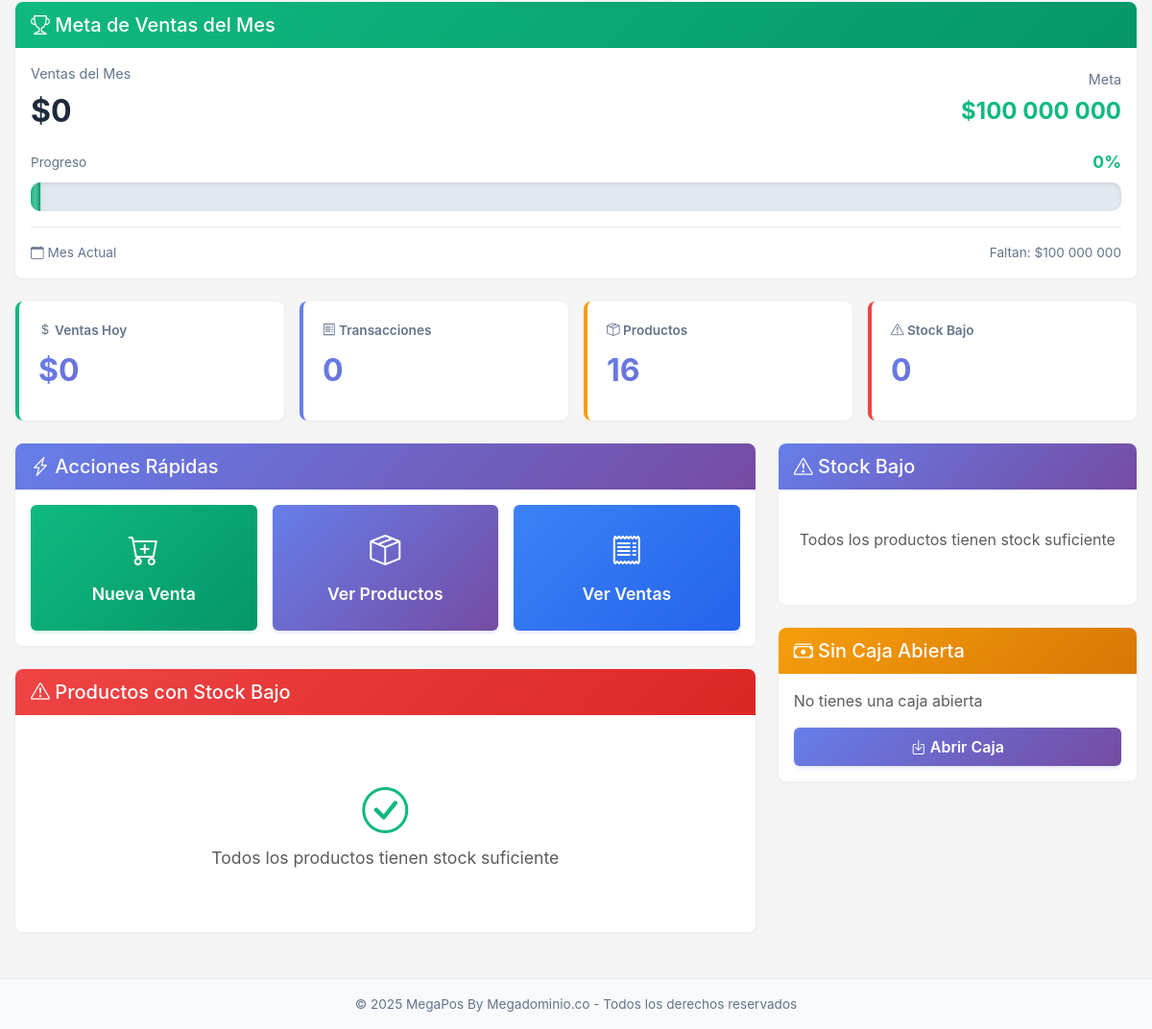
/dashboard/ (signed in, lower part), run on an earlier commit of the app's database.
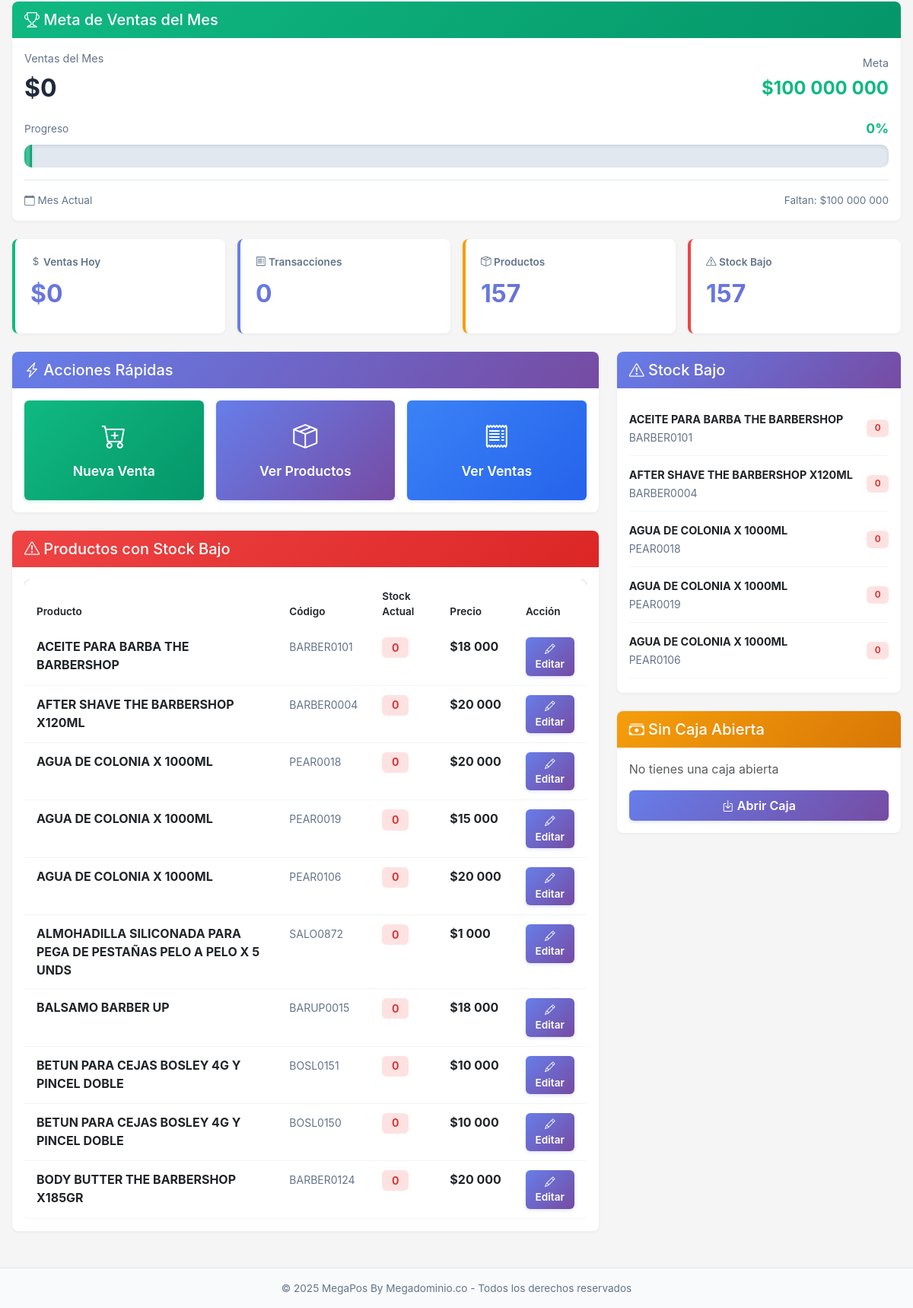
And on a later commit of the database.
### pos/models.py (models this page shows, shortened)
class Producto(models.Model):
    codigo = models.CharField(
        max_length=50,
        verbose_name='Código',
        db_index=True
    )
    codigo_barras = models.CharField(
        max_length=100,
        unique=True,
        null=True,
        blank=True,
        verbose_name='Código de Barras',
        db_index=True
    )
    nombre = models.CharField(
        max_length=200,
        verbose_name='Nombre',
        db_index=True
    )
    atributo = models.CharField(
        max_length=200,
        null=True,
        blank=True,
        verbose_name='Atributo',
        help_text='Atributo adicional del producto (ej: color, tamaño, modelo, etc.)'
    )
    precio = models.IntegerField(
        default=0,
        verbose_name='Precio'
    )
    stock = models.IntegerField(
        default=0,
        verbose_name='Stock'
    )
    activo = models.BooleanField(
        default=True,
        verbose_name='Activo',
        db_index=True
    )
    imagen = models.ImageField(
        upload_to='productos/',
        null=True,
        blank=True,
        verbose_name='Imagen'
    )
    fecha_creacion = models.DateTimeField(auto_now_add=True)
    class Meta:
        verbose_name = 'Producto'
        verbose_name_plural = 'Productos'
        ordering = ['nombre']
        constraints = [
            models.UniqueConstraint(
                fields=['codigo', 'atributo'],
                name='unique_codigo_atributo'
            ),
        ]
        indexes = [
            models.Index(fields=['activo', 'stock']),
            models.Index(fields=['codigo', 'activo']),
            models.Index(fields=['codigo_barras', 'activo']),
        ]

### pos/views.py (the view)
# urls.py: path('dashboard/', views.home_view, name='home'),
@login_required
def home_view(request):
    hoy = timezone.now().date()
    ventas_hoy = Venta.objects.filter(
        fecha__date=hoy,
        completada=True,
        anulada=False
    ).aggregate(
        total=Sum('total'),
        cantidad=Count('id')
    )
    productos_count = Producto.objects.filter(activo=True).count()
    productos_bajo_stock = Producto.objects.filter(activo=True, stock__lt=10).count()
    ultimas_ventas = Venta.objects.filter(
        completada=True
    ).order_by('-fecha')[:10]
    productos_stock_bajo = Producto.objects.filter(
        activo=True,
        stock__lt=10
    ).order_by('stock')[:10]
    caja_principal = Caja.objects.filter(numero=1).first()
    caja_abierta = None
    if caja_principal:
        caja_abierta = CajaUsuario.objects.filter(
            caja=caja_principal,
            fecha_cierre__isnull=True
        ).first()
    registradora_seleccionada = request.session.get('registradora_seleccionada', None)
    from .models import RegistradoraActiva
    registradoras_activas = RegistradoraActiva.objects.select_related('usuario').all()
    registradoras_activas_dict = {
        reg.registradora_id: reg.usuario
        for reg in registradoras_activas
    }
    registradoras = []
    for reg_id in [1, 2, 3]:
        usuario_activo = registradoras_activas_dict.get(reg_id)
        registradoras.append({
            'id': reg_id,
            'nombre': f'Registradora {reg_id}',
            'usuario_activo': usuario_activo,
            'disponible': usuario_activo is None or usuario_activo == request.user
        })
    from datetime import datetime
    inicio_mes = timezone.now().replace(day=1, hour=0, minute=0, second=0, microsecond=0)
    ventas_mes = Venta.objects.filter(
        fecha__gte=inicio_mes,
        completada=True,
        anulada=False
    ).aggregate(total=Sum('total'))
    ventas_totales_mes = ventas_mes['total'] or 0
    meta_ventas = 100000000  # 100 millones
    porcentaje_meta = (ventas_totales_mes / meta_ventas * 100) if meta_ventas > 0 else 0
    porcentaje_meta = min(porcentaje_meta, 100)  # Limitar al 100%
    faltan_para_meta = max(0, meta_ventas - ventas_totales_mes)  # No mostrar negativo
    context = {
        'ventas_hoy': ventas_hoy['total'] or 0,
        'total_ventas_hoy': ventas_hoy['cantidad'] or 0,
        'productos_count': productos_count,
        'productos_bajo_stock': productos_bajo_stock,
        'ultimas_ventas': ultimas_ventas,
        'productos_stock_bajo': productos_stock_bajo,
        'caja_abierta': caja_abierta,
        'registradora_seleccionada': registradora_seleccionada,
        'registradoras': registradoras,
        'ventas_totales_mes': ventas_totales_mes,
        'meta_ventas': meta_ventas,
        'porcentaje_meta': porcentaje_meta,
        'faltan_para_meta': faltan_para_meta,
    }
    return render(request, 'pos/home.html', context)

### pos/context_processors.py (called while the page is built)
def sistema_info(request):
    return {
        'SISTEMA_NOMBRE': 'MegaPos By Megadominio.co',
        'SISTEMA_VERSION': '1.0',
        'DEBUG': settings.DEBUG,
    }

### pos/templates/pos/home.html (shortened to what the changed rows need)
{% extends 'pos/base.html' %}
{% load humanize %}
{% block content %}
<div class="page-container">
    <div class="cards-grid">
        <div class="stat-card warning">
            <div class="stat-card-label">
                <i class="bi bi-box-seam"></i> Productos
            </div>
            <div class="stat-card-value">{{ productos_count|intcomma|default:"0" }}</div>
        </div>
        <div class="stat-card danger">
            <div class="stat-card-label">
                <i class="bi bi-exclamation-triangle"></i> Stock Bajo
            </div>
            <div class="stat-card-value">{{ productos_bajo_stock|intcomma|default:"0" }}</div>
        </div>
    </div>
    <div class="row">
        <div class="col-md-8">
            <div class="card-modern mt-4">
                <div class="card-body">
                    {% if productos_stock_bajo %}
                    <div class="table-responsive">
                        <table class="table-modern table">
                            <thead>
                                <tr>
                                    <th>Producto</th>
                                    <th>Código</th>
                                    <th>Stock Actual</th>
                                    <th>Precio</th>
                                    <th>Acción</th>
                                </tr>
                            </thead>
                            <tbody>
                                {% for producto in productos_stock_bajo %}
                                <tr>
                                    <td><strong>{{ producto.nombre }}</strong></td>
                                    <td><small style="color: #64748b;">{{ producto.codigo|default:"N/A" }}</small></td>
                                    <td>
                                        <span class="badge badge-modern badge-danger-modern" style="font-size: 0.9rem; padding: 0.4rem 0.8rem;">
                                            {{ producto.stock|intcomma }}
                                        </span>
                                    </td>
                                    <td><strong>${{ producto.precio|intcomma }}</strong></td>
                                    <td>
                                        {% if puede_gestionar_productos %}
                                        <a href="{% url 'pos:editar_producto' producto.id %}" class="btn btn-sm btn-primary-pos" style="padding: 0.3rem 0.6rem; font-size: 0.85rem;">
                                            <i class="bi bi-pencil"></i> Editar
                                        </a>
                                        {% else %}
                                        <a href="{% url 'pos:productos' %}" class="btn btn-sm btn-outline-primary" style="padding: 0.3rem 0.6rem; font-size: 0.85rem;">
                                            <i class="bi bi-eye"></i> Ver
                                        </a>
                                        {% endif %}
                                    </td>
                                </tr>
                                {% endfor %}
                            </tbody>
                        </table>
                    </div>
                    {% else %}
                    <div class="text-center py-5">
                        <i class="bi bi-check-circle" style="font-size: 3rem; color: #10b981; margin-bottom: 1rem;"></i>
                        <p class="text-muted" style="font-size: 1.1rem; margin: 0;">Todos los productos tienen stock suficiente</p>
                    </div>
                    {% endif %}
                </div>
            </div>
        </div>
        <div class="col-md-4">
            <div class="card-modern">
                <div class="card-body" style="max-height: 400px; overflow-y: auto;">
                    {% if productos_stock_bajo %}
                    <div class="list-group list-group-flush">
                        {% for producto in productos_stock_bajo %}
                        <div class="list-group-item d-flex justify-content-between align-items-center" style="border: none; border-bottom: 1px solid #f1f5f9; padding: 0.75rem 0;">
                            <div>
                                <strong style="font-size: 0.9rem;">{{ producto.nombre }}</strong><br>
                                <small style="color: #64748b;">{{ producto.codigo }}</small>
                            </div>
                            <span class="badge badge-modern badge-danger-modern">{{ producto.stock|intcomma }}</span>
                        </div>
                        {% endfor %}
                    </div>
                    {% else %}
                    <p class="text-muted text-center py-4">Todos los productos tienen stock suficiente</p>
                    {% endif %}
                </div>
            </div>
        </div>
    </div>
</div>
{% endblock %}

What changed in the data, as far as the page shows it:
added Producto: nombre "ACEITE PARA BARBA THE BARBERSHOP", codigo "BARBER0101", stock "0", precio "18 000"
added Producto: nombre "AFTER SHAVE THE BARBERSHOP X120ML", codigo "BARBER0004", stock "0", precio "20 000"
added Producto: nombre "AGUA DE COLONIA X 1000ML", codigo "PEAR0018", stock "0", precio "20 000"
added Producto: nombre "AGUA DE COLONIA X 1000ML", codigo "PEAR0019", stock "0", precio "15 000"
added Producto: nombre "AGUA DE COLONIA X 1000ML", codigo "PEAR0106", stock "0", precio "20 000"
added Producto: nombre "ALMOHADILLA SILICONADA PARA PEGA DE PESTAÑAS PELO A PELO X 5 UNDS", codigo "SALO0872", stock "0", precio "1 000"
added Producto: nombre "BALSAMO BARBER UP", codigo "BARUP0015", stock "0", precio "18 000", shown under "Productos con Stock Bajo"
added Producto: nombre "BETUN PARA CEJAS BOSLEY 4G Y PINCEL DOBLE", codigo "BOSL0151", stock "0", precio "10 000", shown under "Productos con Stock Bajo"
added Producto: nombre "BETUN PARA CEJAS BOSLEY 4G Y PINCEL DOBLE", codigo "BOSL0150", stock "0", precio "10 000", shown under "Productos con Stock Bajo"
added Producto: nombre "BODY BUTTER THE BARBERSHOP X185GR", codigo "BARBER0124", stock "0", precio "20 000", shown under "Productos con Stock Bajo"
Also different on the page:
{{ productos_count|intcomma|default:"0" }}: "16" → "157"
{{ productos_bajo_stock|intcomma|default:"0" }}: "0" → "157"
text no longer shown: "Todos los productos tienen stock suficiente Todos los productos tienen stock suficiente"
text now shown: "Producto Código Stock Actual Precio Acción"
